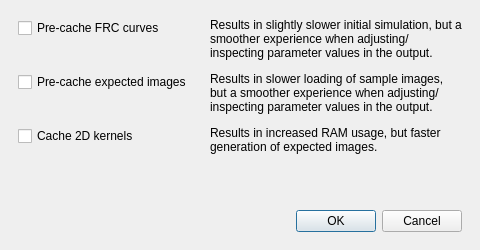
<?xml version="1.0" encoding="UTF-8"?>
<ui version="4.0">
 <class>Dialog</class>
 <widget class="QDialog" name="Dialog">
  <property name="geometry">
   <rect>
    <x>0</x>
    <y>0</y>
    <width>480</width>
    <height>250</height>
   </rect>
  </property>
  <property name="minimumSize">
   <size>
    <width>480</width>
    <height>250</height>
   </size>
  </property>
  <property name="maximumSize">
   <size>
    <width>480</width>
    <height>250</height>
   </size>
  </property>
  <property name="windowTitle">
   <string>Preferences</string>
  </property>
  <property name="modal">
   <bool>true</bool>
  </property>
  <layout class="QVBoxLayout" name="verticalLayout_2">
   <property name="spacing">
    <number>18</number>
   </property>
   <property name="leftMargin">
    <number>18</number>
   </property>
   <property name="topMargin">
    <number>18</number>
   </property>
   <property name="rightMargin">
    <number>18</number>
   </property>
   <property name="bottomMargin">
    <number>18</number>
   </property>
   <item>
    <layout class="QFormLayout" name="formLayout">
     <property name="verticalSpacing">
      <number>12</number>
     </property>
     <item row="0" column="0">
      <widget class="QCheckBox" name="chkPrecacheFrcCurves">
       <property name="text">
        <string>Pre-cache FRC curves</string>
       </property>
      </widget>
     </item>
     <item row="0" column="1">
      <widget class="QLabel" name="label">
       <property name="text">
        <string>Results in slightly slower initial simulation, but a smoother experience when adjusting/inspecting parameter values in the output.</string>
       </property>
       <property name="wordWrap">
        <bool>true</bool>
       </property>
      </widget>
     </item>
     <item row="1" column="0">
      <widget class="QCheckBox" name="chkPrecacheExpectedImages">
       <property name="text">
        <string>Pre-cache expected images</string>
       </property>
      </widget>
     </item>
     <item row="2" column="0">
      <widget class="QCheckBox" name="chkPrecacheExpectedImages_2">
       <property name="text">
        <string>Cache 2D kernels</string>
       </property>
      </widget>
     </item>
     <item row="1" column="1">
      <widget class="QLabel" name="label_2">
       <property name="text">
        <string>Results in slower loading of sample images, but a smoother experience when adjusting/inspecting parameter values in the output.</string>
       </property>
       <property name="wordWrap">
        <bool>true</bool>
       </property>
      </widget>
     </item>
     <item row="2" column="1">
      <widget class="QLabel" name="label_5">
       <property name="text">
        <string>Results in increased RAM usage, but faster generation of expected images.</string>
       </property>
       <property name="wordWrap">
        <bool>true</bool>
       </property>
      </widget>
     </item>
    </layout>
   </item>
   <item>
    <widget class="QDialogButtonBox" name="buttonBox">
     <property name="orientation">
      <enum>Qt::Horizontal</enum>
     </property>
     <property name="standardButtons">
      <set>QDialogButtonBox::Cancel|QDialogButtonBox::Ok</set>
     </property>
    </widget>
   </item>
  </layout>
 </widget>
 <resources/>
 <connections>
  <connection>
   <sender>buttonBox</sender>
   <signal>accepted()</signal>
   <receiver>Dialog</receiver>
   <slot>accept()</slot>
   <hints>
    <hint type="sourcelabel">
     <x>248</x>
     <y>254</y>
    </hint>
    <hint type="destinationlabel">
     <x>157</x>
     <y>274</y>
    </hint>
   </hints>
  </connection>
  <connection>
   <sender>buttonBox</sender>
   <signal>rejected()</signal>
   <receiver>Dialog</receiver>
   <slot>reject()</slot>
   <hints>
    <hint type="sourcelabel">
     <x>316</x>
     <y>260</y>
    </hint>
    <hint type="destinationlabel">
     <x>286</x>
     <y>274</y>
    </hint>
   </hints>
  </connection>
 </connections>
</ui>
